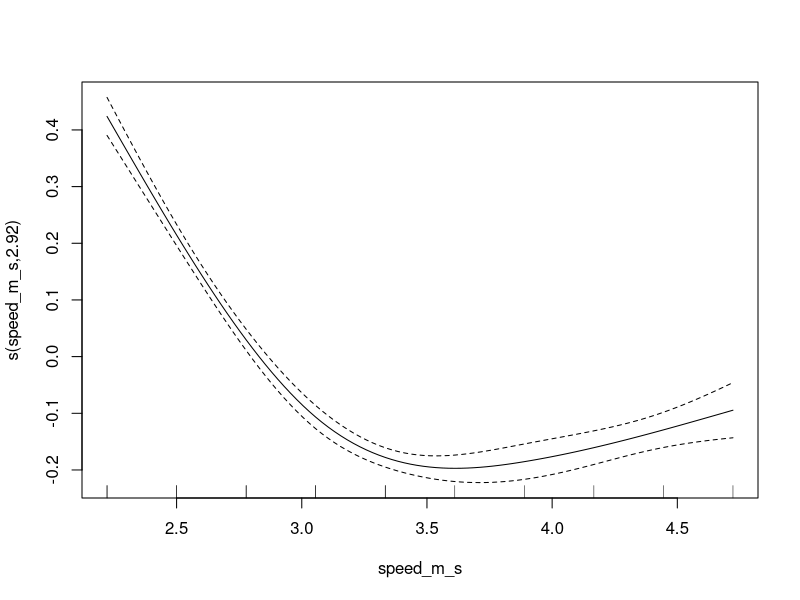

The R script that drew this image:
#Export black gam


library(mgcv)
library(tidyverse)
library(jsonlite)

n_total <- 24 + 68 #Total N in Black et al. 2018

#Black et al digitized data
df <- read_csv("black_data_all.csv", show_col_types = FALSE) %>%
  #Speed in m/s, Cr in J/kg/m
  mutate(speed_m_s = speed_kmh/3.6,
         energy_j_kg_m = energy_kcal_kg_km*4.184,
         category = factor(category, 
                           levels = c("recreational", "elite"))
  ) %>%
  #SD is average of +/-1 sd
  mutate(st_dev = 0.5*(energy_kcal_kg_km - sd_lower) + 0.5*(sd_upper - energy_kcal_kg_km),
         st_dev_joules = st_dev*4.184) %>%
  #Weights should be (1/variance) * (n_group / n_total), SD squared is variance 
  mutate(reg_weight = 1/(st_dev_joules**2)*n_group*n_total) %>%
  #normalize weights
  mutate(reg_weight = reg_weight/sum(reg_weight))


# -- Fit gam
wt_mod <- gam(energy_j_kg_m ~ s(speed_m_s, bs="cr", k=4) + category,
              data = df,
              weights = reg_weight)
summary(wt_mod)
plot(wt_mod)


# --- Grid for data analysis in javascript ---
#Can make bigger later if needed
ng_java <- 201
java_df <- data.frame(speed_m_s = seq(0,10, length.out = ng_java),
                      category = factor("elite"))

#Foollowing 
#https://stats.stackexchange.com/questions/406566
#I don't really see how this is different from predict.gam() but whatever

lp_mat <- predict(wt_mod, newdata = java_df, type="lpmatrix")
beta_coef <- coef(wt_mod)
pred_mat <- lp_mat %*% beta_coef

export_df <- data.frame(speed_m_s = java_df$speed_m_s,
                        energy_j_kg_m = pred_mat,
                        energy_j_kg_s = pred_mat*java_df$speed_m_s)

json_data <- toJSON(export_df, pretty = TRUE, dataframe = 'columns')

# Write the JSON to a file
write(json_data, "black_data_gam.json")
